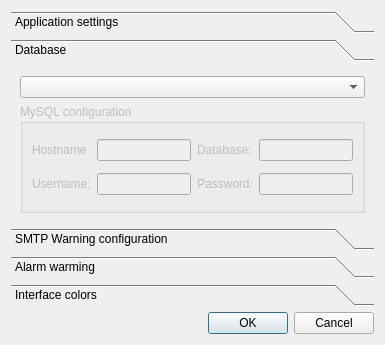
<?xml version="1.0" encoding="UTF-8"?>
<ui version="4.0">
 <class>OptionsDialog</class>
 <widget class="QDialog" name="OptionsDialog">
  <property name="windowModality">
   <enum>Qt::NonModal</enum>
  </property>
  <property name="geometry">
   <rect>
    <x>0</x>
    <y>0</y>
    <width>385</width>
    <height>345</height>
   </rect>
  </property>
  <property name="windowTitle">
   <string>Dialog</string>
  </property>
  <layout class="QGridLayout" name="gridLayout">
   <item row="2" column="0">
    <widget class="QDialogButtonBox" name="buttonBox">
     <property name="orientation">
      <enum>Qt::Horizontal</enum>
     </property>
     <property name="standardButtons">
      <set>QDialogButtonBox::Cancel|QDialogButtonBox::Ok</set>
     </property>
    </widget>
   </item>
   <item row="1" column="0">
    <widget class="QToolBox" name="toolBox">
     <property name="currentIndex">
      <number>1</number>
     </property>
     <widget class="QWidget" name="pageApp">
      <property name="geometry">
       <rect>
        <x>0</x>
        <y>0</y>
        <width>121</width>
        <height>47</height>
       </rect>
      </property>
      <attribute name="label">
       <string>Application settings</string>
      </attribute>
      <layout class="QGridLayout" name="gridLayout_3">
       <item row="0" column="0">
        <layout class="QVBoxLayout" name="verticalLayout">
         <item>
          <layout class="QHBoxLayout" name="horizontalLayout">
           <item>
            <widget class="QCheckBox" name="checkBoxCanClose">
             <property name="text">
              <string>To tray if closed</string>
             </property>
             <property name="checked">
              <bool>true</bool>
             </property>
            </widget>
           </item>
          </layout>
         </item>
         <item>
          <layout class="QHBoxLayout" name="horizontalLayout_2"/>
         </item>
        </layout>
       </item>
      </layout>
     </widget>
     <widget class="QWidget" name="pageDatabase">
      <property name="geometry">
       <rect>
        <x>0</x>
        <y>0</y>
        <width>367</width>
        <height>160</height>
       </rect>
      </property>
      <attribute name="label">
       <string>Database</string>
      </attribute>
      <layout class="QGridLayout" name="gridLayout_2">
       <item row="0" column="0">
        <widget class="QComboBox" name="comboBoxDatabases"/>
       </item>
       <item row="1" column="0">
        <widget class="QGroupBox" name="groupBoxMySQL">
         <property name="enabled">
          <bool>false</bool>
         </property>
         <property name="title">
          <string>MySQL configuration</string>
         </property>
         <layout class="QGridLayout" name="gridLayout_4">
          <item row="3" column="1">
           <widget class="QLineEdit" name="lineEditMySQLUsername"/>
          </item>
          <item row="3" column="0">
           <widget class="QLabel" name="labelMySQLUsername">
            <property name="text">
             <string>Username:</string>
            </property>
           </widget>
          </item>
          <item row="1" column="0">
           <widget class="QLabel" name="labelMySQLHostname">
            <property name="text">
             <string>Hostname</string>
            </property>
           </widget>
          </item>
          <item row="1" column="1">
           <widget class="QLineEdit" name="lineEditMySQLHostname"/>
          </item>
          <item row="3" column="3">
           <widget class="QLineEdit" name="lineEditMySQLPassword">
            <property name="text">
             <string/>
            </property>
            <property name="echoMode">
             <enum>QLineEdit::Password</enum>
            </property>
           </widget>
          </item>
          <item row="1" column="3">
           <widget class="QLineEdit" name="lineEditMySQLDatabase"/>
          </item>
          <item row="3" column="2">
           <widget class="QLabel" name="labelMySQLPassword">
            <property name="text">
             <string>Password:</string>
            </property>
           </widget>
          </item>
          <item row="1" column="2">
           <widget class="QLabel" name="labelMySQLDatabase">
            <property name="text">
             <string>Database:</string>
            </property>
           </widget>
          </item>
         </layout>
        </widget>
       </item>
      </layout>
     </widget>
     <widget class="QWidget" name="pageSMTP">
      <property name="geometry">
       <rect>
        <x>0</x>
        <y>0</y>
        <width>200</width>
        <height>87</height>
       </rect>
      </property>
      <attribute name="label">
       <string>SMTP Warning configuration</string>
      </attribute>
      <layout class="QGridLayout" name="gridLayout_6">
       <item row="0" column="0">
        <widget class="QGroupBox" name="groupBoxSMTP">
         <property name="enabled">
          <bool>true</bool>
         </property>
         <property name="title">
          <string/>
         </property>
         <layout class="QGridLayout" name="gridLayout_5">
          <item row="1" column="0">
           <widget class="QLabel" name="labelSMTPHostname">
            <property name="text">
             <string>Hostname</string>
            </property>
           </widget>
          </item>
          <item row="3" column="3">
           <widget class="QLineEdit" name="lineEditSMTPPassword">
            <property name="text">
             <string/>
            </property>
            <property name="echoMode">
             <enum>QLineEdit::Password</enum>
            </property>
           </widget>
          </item>
          <item row="3" column="2">
           <widget class="QLabel" name="labelSMTPPassword">
            <property name="text">
             <string>Password:</string>
            </property>
           </widget>
          </item>
          <item row="1" column="2">
           <widget class="QLabel" name="labelSMTPUsername">
            <property name="text">
             <string>Username:</string>
            </property>
           </widget>
          </item>
          <item row="1" column="3">
           <widget class="QLineEdit" name="lineEditSMTPUsername"/>
          </item>
          <item row="1" column="1">
           <widget class="QLineEdit" name="lineEditSMTPHostname"/>
          </item>
         </layout>
        </widget>
       </item>
      </layout>
     </widget>
     <widget class="QWidget" name="pageAlarmWarming">
      <property name="geometry">
       <rect>
        <x>0</x>
        <y>0</y>
        <width>367</width>
        <height>160</height>
       </rect>
      </property>
      <attribute name="label">
       <string>Alarm warming</string>
      </attribute>
      <layout class="QGridLayout" name="gridLayout_7">
       <item row="0" column="2">
        <widget class="QComboBox" name="comboBoxSounds"/>
       </item>
       <item row="0" column="0">
        <widget class="QPushButton" name="pushButtonOpenFile">
         <property name="sizePolicy">
          <sizepolicy hsizetype="Fixed" vsizetype="Fixed">
           <horstretch>0</horstretch>
           <verstretch>0</verstretch>
          </sizepolicy>
         </property>
         <property name="text">
          <string>Open file</string>
         </property>
        </widget>
       </item>
       <item row="1" column="0">
        <widget class="QLabel" name="labelPostponeInterval">
         <property name="sizePolicy">
          <sizepolicy hsizetype="Fixed" vsizetype="Fixed">
           <horstretch>0</horstretch>
           <verstretch>0</verstretch>
          </sizepolicy>
         </property>
         <property name="text">
          <string>Postpone interval:</string>
         </property>
        </widget>
       </item>
       <item row="1" column="2">
        <widget class="QTimeEdit" name="timeEditPostpone">
         <property name="displayFormat">
          <string>hh:mm:ss</string>
         </property>
        </widget>
       </item>
      </layout>
     </widget>
     <widget class="QWidget" name="pageInterfaceColors">
      <property name="geometry">
       <rect>
        <x>0</x>
        <y>0</y>
        <width>179</width>
        <height>41</height>
       </rect>
      </property>
      <attribute name="label">
       <string>Interface colors</string>
      </attribute>
      <layout class="QGridLayout" name="gridLayout_8">
       <item row="0" column="1">
        <widget class="QPushButton" name="pushButtonSetExpiredScheduleColor">
         <property name="text">
          <string>Set expired schedules color</string>
         </property>
        </widget>
       </item>
       <item row="0" column="0">
        <widget class="QLabel" name="labelExpiredScheduleColor">
         <property name="maximumSize">
          <size>
           <width>20</width>
           <height>20</height>
          </size>
         </property>
         <property name="text">
          <string/>
         </property>
        </widget>
       </item>
      </layout>
     </widget>
    </widget>
   </item>
  </layout>
 </widget>
 <tabstops>
  <tabstop>checkBoxCanClose</tabstop>
  <tabstop>comboBoxDatabases</tabstop>
  <tabstop>lineEditMySQLHostname</tabstop>
  <tabstop>lineEditMySQLDatabase</tabstop>
  <tabstop>lineEditMySQLUsername</tabstop>
  <tabstop>lineEditMySQLPassword</tabstop>
  <tabstop>lineEditSMTPHostname</tabstop>
  <tabstop>lineEditSMTPUsername</tabstop>
  <tabstop>lineEditSMTPPassword</tabstop>
  <tabstop>buttonBox</tabstop>
 </tabstops>
 <resources/>
 <connections>
  <connection>
   <sender>buttonBox</sender>
   <signal>accepted()</signal>
   <receiver>OptionsDialog</receiver>
   <slot>accept()</slot>
   <hints>
    <hint type="sourcelabel">
     <x>257</x>
     <y>230</y>
    </hint>
    <hint type="destinationlabel">
     <x>157</x>
     <y>274</y>
    </hint>
   </hints>
  </connection>
  <connection>
   <sender>buttonBox</sender>
   <signal>rejected()</signal>
   <receiver>OptionsDialog</receiver>
   <slot>reject()</slot>
   <hints>
    <hint type="sourcelabel">
     <x>310</x>
     <y>230</y>
    </hint>
    <hint type="destinationlabel">
     <x>286</x>
     <y>274</y>
    </hint>
   </hints>
  </connection>
 </connections>
</ui>
